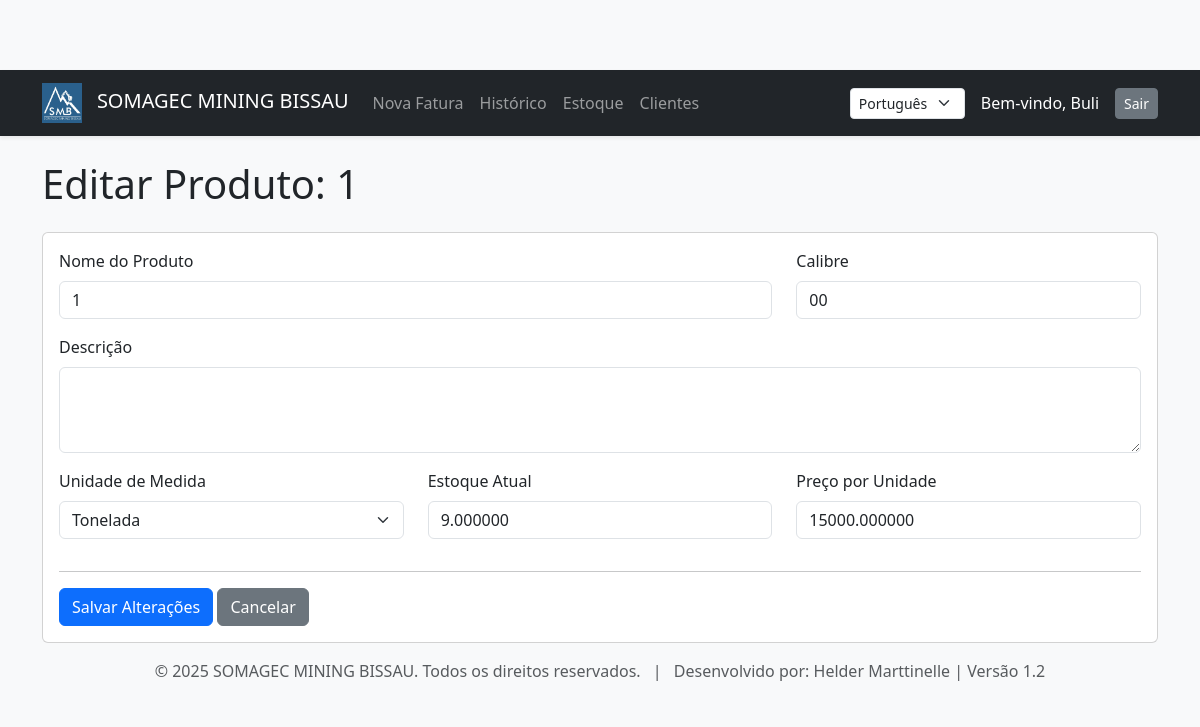
Before: /produtos/7/editar/ (signed in) with the older database file.
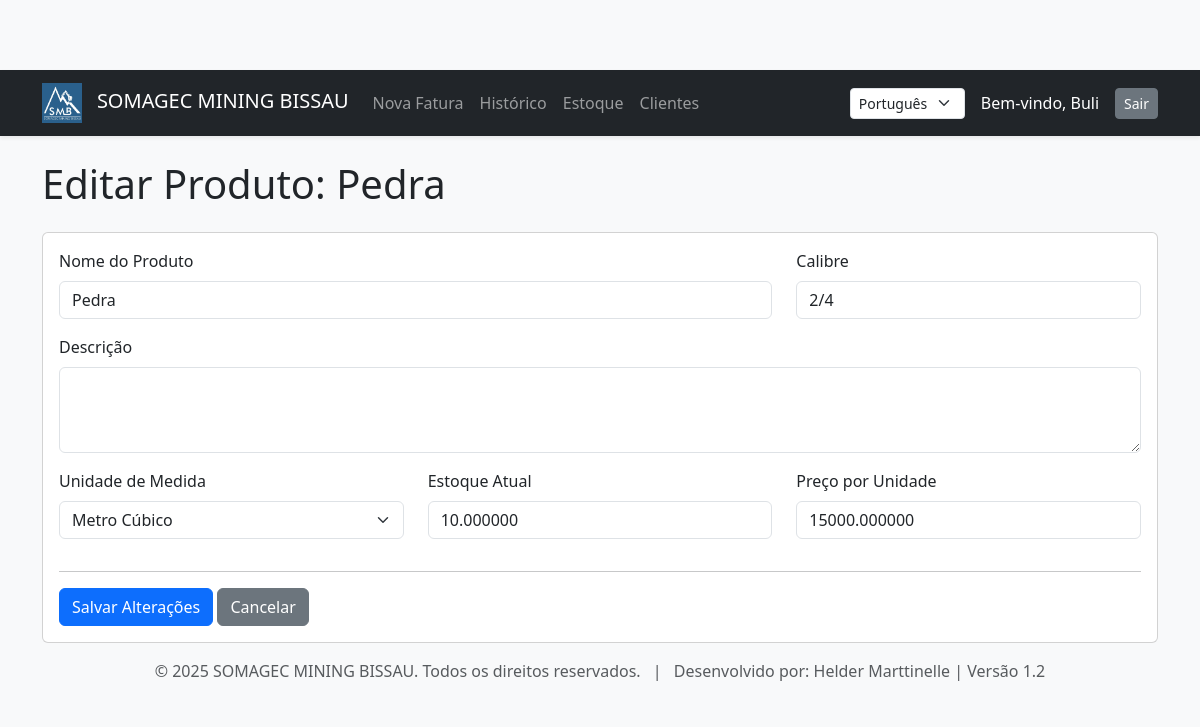
After: the same page with the newer database file.
### stock/models.py (models this page shows, shortened)
class Produto(models.Model):
    UNIDADES = [('ton', _('Tonelada')), ('m3', _('Metro Cúbico')), ('un', _('Unidade'))]
    nome = models.CharField(_('nome'), max_length=100)
    calibre = models.CharField(_('calibre'), max_length=50, blank=True)
    descricao = models.TextField(_('descrição'), blank=True)
    unidade_medida = models.CharField(_('unidade de medida'), max_length=3, choices=UNIDADES, default='ton')
    estoque_atual = models.DecimalField(_('estoque atual'), max_digits=10, decimal_places=2, default=0.00)
    preco_por_unidade = models.DecimalField(_('preço por unidade'), max_digits=10, decimal_places=2)
    criado_em = models.DateTimeField(auto_now_add=True, null=True)
    atualizado_em = models.DateTimeField(auto_now=True, null=True)
    utilizador = models.ForeignKey(settings.AUTH_USER_MODEL, on_delete=models.SET_NULL, null=True, blank=True, related_name='produtos_criados')
    modificado_por = models.ForeignKey(settings.AUTH_USER_MODEL, on_delete=models.SET_NULL, null=True, blank=True, related_name='produtos_modificados')
    class Meta:
        verbose_name = _("Produto")
        verbose_name_plural = _("Produtos")

### stock/views.py (the view, shortened to what this page needs)
# urls.py: path('produtos/<int:produto_id>/editar/', views.editar_produto_view, name='editar_produto'),
@login_required
def editar_produto_view(request, produto_id):
    produto = get_object_or_404(Produto, id=produto_id)
    return render(request, 'stock/editar_produto.html', {'produto': produto, 'unidades': Produto.UNIDADES})

### stock/context_processors.py (called while the page is built)
def dados_empresa_processor(request):
    dados = DadosEmpresa.objects.first()
    return {'dados_empresa': dados}

### stock/templates/stock/editar_produto.html (shortened to what this page needs)
{% extends "stock/base.html" %}
{% load i18n %}
{% block content %}
    <h1 class="mb-4">{% trans "Editar Produto" %}: {{ produto.nome }}</h1>
    <div class="card">
        <div class="card-body">
            <form method="post">
                <div class="row">
                    <div class="col-md-8 mb-3">
                        <label for="nome" class="form-label">{% trans "Nome do Produto" %}</label>
                        <input type="text" class="form-control" id="nome" name="nome" value="{{ produto.nome }}" required>
                    </div>
                    <div class="col-md-4 mb-3">
                        <label for="calibre" class="form-label">{% trans "Calibre" %}</label>
                        <input type="text" class="form-control" id="calibre" name="calibre" value="{{ produto.calibre }}">
                    </div>
                </div>
                <div class="mb-3">
                    <label for="descricao" class="form-label">{% trans "Descrição" %}</label>
                    <textarea class="form-control" id="descricao" name="descricao" rows="3">{{ produto.descricao }}</textarea>
                </div>
                <div class="row">
                    <div class="col-md-4 mb-3">
                        <label for="unidade_medida" class="form-label">{% trans "Unidade de Medida" %}</label>
                        <select class="form-select" id="unidade_medida" name="unidade_medida">
                            {% for code, name in unidades %}
                                <option value="{{ code }}" {% if code == produto.unidade_medida %}selected{% endif %}>{{ name }}</option>
                            {% endfor %}
                        </select>
                    </div>
                    <div class="col-md-4 mb-3">
                        <label for="estoque_atual" class="form-label">{% trans "Estoque Atual" %}</label>
                        <input type="number" step="0.01" class="form-control" id="estoque_atual" name="estoque_atual" value="{{ produto.estoque_atual|stringformat:'f' }}" required>
                    </div>
                    <div class="col-md-4 mb-3">
                        <label for="preco_por_unidade" class="form-label">{% trans "Preço por Unidade" %}</label>
                        <input type="number" step="0.01" class="form-control" id="preco_por_unidade" name="preco_por_unidade" value="{{ produto.preco_por_unidade|stringformat:'f' }}" required>
                    </div>
                </div>
                <hr>
                <button type="submit" class="btn btn-primary">{% trans "Salvar Alterações" %}</button>
                <a href="{% url 'lista_produtos' %}" class="btn btn-secondary">{% trans "Cancelar" %}</a>
            </form>
        </div>
    </div>
{% endblock %}

Changed rows visible on the page:
changed Produto: nome "1" → "Pedra"; calibre "00" → "2/4"; unidade_medida "Tonelada" → "Metro Cúbico"; estoque_atual "9.000000" → "10.000000"
